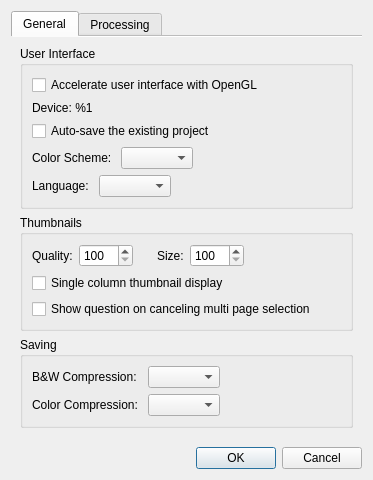
<?xml version="1.0" encoding="UTF-8"?>
<ui version="4.0">
 <class>SettingsDialog</class>
 <widget class="QDialog" name="SettingsDialog">
  <property name="geometry">
   <rect>
    <x>0</x>
    <y>0</y>
    <width>337</width>
    <height>442</height>
   </rect>
  </property>
  <property name="windowTitle">
   <string>Settings</string>
  </property>
  <layout class="QVBoxLayout" name="verticalLayout">
   <item>
    <widget class="QTabWidget" name="tabWidget">
     <property name="currentIndex">
      <number>0</number>
     </property>
     <property name="documentMode">
      <bool>true</bool>
     </property>
     <widget class="QWidget" name="tab">
      <attribute name="title">
       <string>General</string>
      </attribute>
      <layout class="QVBoxLayout" name="verticalLayout_4">
       <item>
        <widget class="QGroupBox" name="groupBox">
         <property name="title">
          <string>User Interface</string>
         </property>
         <layout class="QVBoxLayout" name="verticalLayout_2">
          <item>
           <widget class="QCheckBox" name="enableOpenglCb">
            <property name="text">
             <string>Accelerate user interface with OpenGL</string>
            </property>
           </widget>
          </item>
          <item>
           <widget class="QLabel" name="openglDeviceLabel">
            <property name="text">
             <string>Device: %1</string>
            </property>
           </widget>
          </item>
          <item>
           <widget class="QCheckBox" name="autoSaveProjectCB">
            <property name="text">
             <string>Auto-save the existing project</string>
            </property>
           </widget>
          </item>
          <item>
           <layout class="QHBoxLayout" name="horizontalLayout">
            <item>
             <widget class="QLabel" name="colorSchemeLabel">
              <property name="text">
               <string>Color Scheme: </string>
              </property>
             </widget>
            </item>
            <item>
             <widget class="QComboBox" name="colorSchemeBox"/>
            </item>
            <item>
             <spacer name="horizontalSpacer">
              <property name="orientation">
               <enum>Qt::Horizontal</enum>
              </property>
              <property name="sizeHint" stdset="0">
               <size>
                <width>1</width>
                <height>1</height>
               </size>
              </property>
             </spacer>
            </item>
           </layout>
          </item>
          <item>
           <layout class="QHBoxLayout" name="horizontalLayout_4">
            <item>
             <widget class="QLabel" name="languageLabel">
              <property name="text">
               <string>Language: </string>
              </property>
             </widget>
            </item>
            <item>
             <widget class="QComboBox" name="languageBox"/>
            </item>
            <item>
             <spacer name="horizontalSpacer_4">
              <property name="orientation">
               <enum>Qt::Horizontal</enum>
              </property>
              <property name="sizeHint" stdset="0">
               <size>
                <width>1</width>
                <height>1</height>
               </size>
              </property>
             </spacer>
            </item>
           </layout>
          </item>
         </layout>
         <zorder>enableOpenglCb</zorder>
         <zorder>autoSaveProjectCB</zorder>
         <zorder>openglDeviceLabel</zorder>
        </widget>
       </item>
       <item>
        <widget class="QGroupBox" name="thumbnailsParams">
         <property name="title">
          <string>Thumbnails</string>
         </property>
         <layout class="QVBoxLayout" name="verticalLayout_7">
          <item>
           <layout class="QHBoxLayout" name="horizontalLayout_8">
            <item>
             <layout class="QHBoxLayout" name="horizontalLayout_9">
              <item>
               <widget class="QLabel" name="thumbnailQualityLabel">
                <property name="text">
                 <string>Quality:</string>
                </property>
               </widget>
              </item>
              <item>
               <widget class="QSpinBox" name="thumbnailQualitySB">
                <property name="toolTip">
                 <string>The pixel size of the thumbnail image. The default value is 200.</string>
                </property>
                <property name="minimum">
                 <number>100</number>
                </property>
                <property name="maximum">
                 <number>1500</number>
                </property>
                <property name="singleStep">
                 <number>25</number>
                </property>
               </widget>
              </item>
             </layout>
            </item>
            <item>
             <spacer name="horizontalSpacer_7">
              <property name="orientation">
               <enum>Qt::Horizontal</enum>
              </property>
              <property name="sizeType">
               <enum>QSizePolicy::Fixed</enum>
              </property>
              <property name="sizeHint" stdset="0">
               <size>
                <width>18</width>
                <height>1</height>
               </size>
              </property>
             </spacer>
            </item>
            <item>
             <layout class="QHBoxLayout" name="horizontalLayout_10">
              <item>
               <widget class="QLabel" name="thumbnailSizeLabel">
                <property name="text">
                 <string>Size:</string>
                </property>
               </widget>
              </item>
              <item>
               <widget class="QSpinBox" name="thumbnailSizeSB">
                <property name="toolTip">
                 <string>The thumbnail size in the view. The default value is 250.</string>
                </property>
                <property name="minimum">
                 <number>100</number>
                </property>
                <property name="maximum">
                 <number>2000</number>
                </property>
                <property name="singleStep">
                 <number>25</number>
                </property>
               </widget>
              </item>
             </layout>
            </item>
            <item>
             <spacer name="horizontalSpacer_8">
              <property name="orientation">
               <enum>Qt::Horizontal</enum>
              </property>
              <property name="sizeHint" stdset="0">
               <size>
                <width>1</width>
                <height>1</height>
               </size>
              </property>
             </spacer>
            </item>
           </layout>
          </item>
          <item>
           <widget class="QCheckBox" name="singleColumnThumbnailsCB">
            <property name="text">
             <string>Single column thumbnail display</string>
            </property>
           </widget>
          </item>
          <item>
           <widget class="QCheckBox" name="cancelingSelectionQuestionCB">
            <property name="text">
             <string>Show question on canceling multi page selection</string>
            </property>
           </widget>
          </item>
         </layout>
        </widget>
       </item>
       <item>
        <widget class="QGroupBox" name="groupBox_2">
         <property name="title">
          <string>Saving</string>
         </property>
         <layout class="QHBoxLayout" name="horizontalLayout_2">
          <item>
           <layout class="QGridLayout" name="gridLayout">
            <item row="0" column="0">
             <widget class="QLabel" name="tiffCompressionBWLabel">
              <property name="text">
               <string>B&amp;W Compression: </string>
              </property>
             </widget>
            </item>
            <item row="0" column="1">
             <widget class="QComboBox" name="tiffCompressionBWBox"/>
            </item>
            <item row="1" column="0">
             <widget class="QLabel" name="tiffCompressionColorLabel">
              <property name="text">
               <string>Color Compression: </string>
              </property>
             </widget>
            </item>
            <item row="1" column="1">
             <widget class="QComboBox" name="tiffCompressionColorBox"/>
            </item>
           </layout>
          </item>
          <item>
           <spacer name="horizontalSpacer_2">
            <property name="orientation">
             <enum>Qt::Horizontal</enum>
            </property>
            <property name="sizeHint" stdset="0">
             <size>
              <width>1</width>
              <height>1</height>
             </size>
            </property>
           </spacer>
          </item>
         </layout>
        </widget>
       </item>
       <item>
        <spacer name="verticalSpacer_2">
         <property name="orientation">
          <enum>Qt::Vertical</enum>
         </property>
         <property name="sizeHint" stdset="0">
          <size>
           <width>20</width>
           <height>0</height>
          </size>
         </property>
        </spacer>
       </item>
      </layout>
     </widget>
     <widget class="QWidget" name="tab_2">
      <attribute name="title">
       <string>Processing</string>
      </attribute>
      <layout class="QVBoxLayout" name="verticalLayout_5">
       <item>
        <widget class="QGroupBox" name="groupBox_4">
         <property name="title">
          <string>White on black detection</string>
         </property>
         <layout class="QVBoxLayout" name="verticalLayout_6" stretch="0,0">
          <item>
           <widget class="QCheckBox" name="blackOnWhiteDetectionCB">
            <property name="toolTip">
             <string>Auto detect pages with light content on dark background. The corrections to all the auto algorithms are made for such pages.</string>
            </property>
            <property name="text">
             <string>Auto detect light content on dark background</string>
            </property>
           </widget>
          </item>
          <item>
           <widget class="QCheckBox" name="blackOnWhiteDetectionAtOutputCB">
            <property name="toolTip">
             <string>Whether to use auto detection at the output stage. The wrong result can be changed manually in the output filter options.</string>
            </property>
            <property name="text">
             <string>Use auto detection at the output stage</string>
            </property>
           </widget>
          </item>
         </layout>
        </widget>
       </item>
       <item>
        <widget class="QGroupBox" name="groupBox_3">
         <property name="title">
          <string>Deviation</string>
         </property>
         <layout class="QVBoxLayout" name="verticalLayout_3">
          <item>
           <widget class="QCheckBox" name="highlightDeviationCB">
            <property name="text">
             <string>Highlight the thumbnails of pages with high deviation</string>
            </property>
           </widget>
          </item>
          <item>
           <widget class="QGroupBox" name="deviationParams">
            <property name="title">
             <string>Params</string>
            </property>
            <layout class="QHBoxLayout" name="horizontalLayout_3">
             <item>
              <layout class="QGridLayout" name="gridLayout_2">
               <item row="0" column="0">
                <widget class="QLabel" name="deskewDeviationLabel">
                 <property name="text">
                  <string>Deskew:</string>
                 </property>
                </widget>
               </item>
               <item row="1" column="0">
                <widget class="QLabel" name="selectContentDeviationLabel">
                 <property name="text">
                  <string>Select content:</string>
                 </property>
                </widget>
               </item>
               <item row="1" column="1">
                <widget class="QDoubleSpinBox" name="selectContentDeviationCoefSB">
                 <property name="toolTip">
                  <string>Deviation multiplier: a higher value means lower sensitivity.</string>
                 </property>
                 <property name="minimum">
                  <double>0.100000000000000</double>
                 </property>
                 <property name="maximum">
                  <double>9.990000000000000</double>
                 </property>
                 <property name="singleStep">
                  <double>0.050000000000000</double>
                 </property>
                </widget>
               </item>
               <item row="2" column="0">
                <widget class="QLabel" name="marginsDeviationLabel">
                 <property name="text">
                  <string>Margins:</string>
                 </property>
                </widget>
               </item>
               <item row="0" column="1">
                <widget class="QDoubleSpinBox" name="deskewDeviationCoefSB">
                 <property name="toolTip">
                  <string>Deviation multiplier: a higher value means lower sensitivity.</string>
                 </property>
                 <property name="minimum">
                  <double>0.100000000000000</double>
                 </property>
                 <property name="maximum">
                  <double>9.990000000000000</double>
                 </property>
                 <property name="singleStep">
                  <double>0.050000000000000</double>
                 </property>
                </widget>
               </item>
               <item row="0" column="2">
                <widget class="QDoubleSpinBox" name="deskewDeviationThresholdSB">
                 <property name="toolTip">
                  <string>The minimum deviation to be highlighted.</string>
                 </property>
                 <property name="decimals">
                  <number>1</number>
                 </property>
                 <property name="maximum">
                  <double>999.000000000000000</double>
                 </property>
                 <property name="singleStep">
                  <double>1.000000000000000</double>
                 </property>
                </widget>
               </item>
               <item row="1" column="2">
                <widget class="QDoubleSpinBox" name="selectContentDeviationThresholdSB">
                 <property name="toolTip">
                  <string>The minimum deviation to be highlighted.</string>
                 </property>
                 <property name="decimals">
                  <number>1</number>
                 </property>
                 <property name="maximum">
                  <double>999.000000000000000</double>
                 </property>
                 <property name="singleStep">
                  <double>1.000000000000000</double>
                 </property>
                </widget>
               </item>
               <item row="2" column="1">
                <widget class="QDoubleSpinBox" name="marginsDeviationCoefSB">
                 <property name="toolTip">
                  <string>Deviation multiplier: a higher value means lower sensitivity.</string>
                 </property>
                 <property name="minimum">
                  <double>0.100000000000000</double>
                 </property>
                 <property name="maximum">
                  <double>9.990000000000000</double>
                 </property>
                 <property name="singleStep">
                  <double>0.050000000000000</double>
                 </property>
                </widget>
               </item>
               <item row="2" column="2">
                <widget class="QDoubleSpinBox" name="marginsDeviationThresholdSB">
                 <property name="toolTip">
                  <string>The minimum deviation to be highlighted.</string>
                 </property>
                 <property name="decimals">
                  <number>1</number>
                 </property>
                 <property name="maximum">
                  <double>999.000000000000000</double>
                 </property>
                 <property name="singleStep">
                  <double>1.000000000000000</double>
                 </property>
                </widget>
               </item>
              </layout>
             </item>
             <item>
              <spacer name="horizontalSpacer_3">
               <property name="orientation">
                <enum>Qt::Horizontal</enum>
               </property>
               <property name="sizeHint" stdset="0">
                <size>
                 <width>1</width>
                 <height>1</height>
                </size>
               </property>
              </spacer>
             </item>
            </layout>
           </widget>
          </item>
         </layout>
        </widget>
       </item>
       <item>
        <spacer name="verticalSpacer">
         <property name="orientation">
          <enum>Qt::Vertical</enum>
         </property>
         <property name="sizeHint" stdset="0">
          <size>
           <width>20</width>
           <height>0</height>
          </size>
         </property>
        </spacer>
       </item>
      </layout>
     </widget>
    </widget>
   </item>
   <item>
    <widget class="QDialogButtonBox" name="buttonBox">
     <property name="orientation">
      <enum>Qt::Horizontal</enum>
     </property>
     <property name="standardButtons">
      <set>QDialogButtonBox::Cancel|QDialogButtonBox::Ok</set>
     </property>
    </widget>
   </item>
  </layout>
 </widget>
 <resources/>
 <connections>
  <connection>
   <sender>buttonBox</sender>
   <signal>accepted()</signal>
   <receiver>SettingsDialog</receiver>
   <slot>accept()</slot>
   <hints>
    <hint type="sourcelabel">
     <x>248</x>
     <y>254</y>
    </hint>
    <hint type="destinationlabel">
     <x>157</x>
     <y>274</y>
    </hint>
   </hints>
  </connection>
  <connection>
   <sender>buttonBox</sender>
   <signal>rejected()</signal>
   <receiver>SettingsDialog</receiver>
   <slot>reject()</slot>
   <hints>
    <hint type="sourcelabel">
     <x>316</x>
     <y>260</y>
    </hint>
    <hint type="destinationlabel">
     <x>286</x>
     <y>274</y>
    </hint>
   </hints>
  </connection>
 </connections>
</ui>
